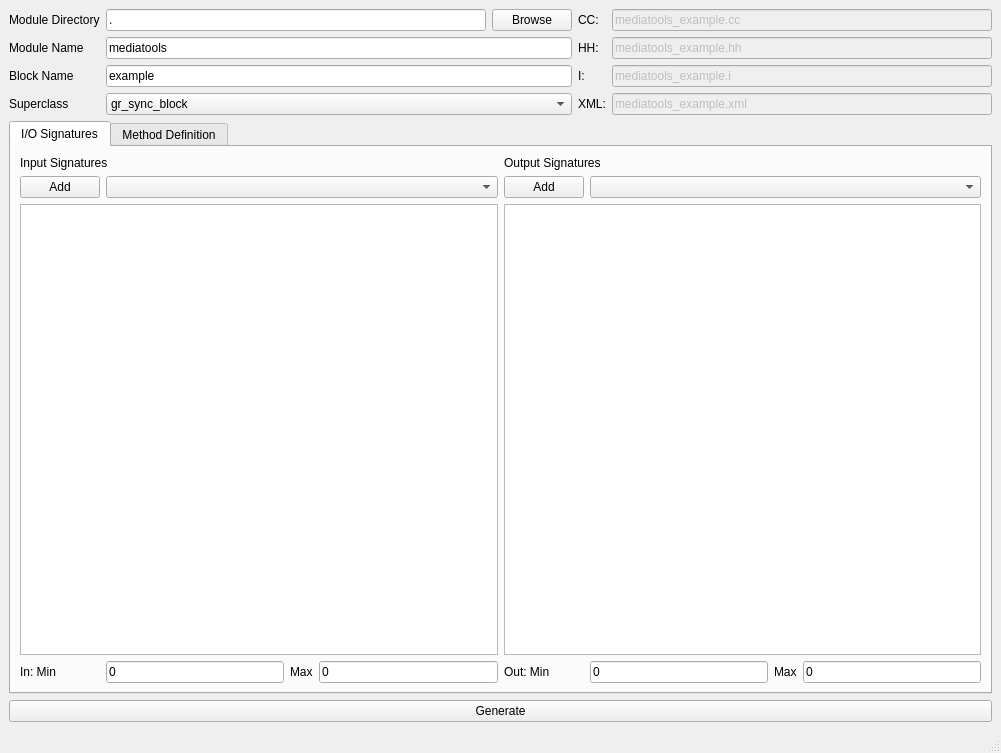
<?xml version="1.0" encoding="UTF-8"?>
<ui version="4.0">
 <class>Blockgen</class>
 <widget class="QMainWindow" name="Blockgen">
  <property name="geometry">
   <rect>
    <x>0</x>
    <y>0</y>
    <width>1001</width>
    <height>753</height>
   </rect>
  </property>
  <property name="windowTitle">
   <string>GR Rapid BlockGen</string>
  </property>
  <widget class="QWidget" name="centralwidget">
   <layout class="QVBoxLayout" name="verticalLayout_2">
    <item>
     <layout class="QVBoxLayout" name="verticalLayout">
      <item>
       <layout class="QGridLayout" name="gridLayout">
        <item row="4" column="0">
         <widget class="QLabel" name="label_3">
          <property name="text">
           <string>Superclass</string>
          </property>
         </widget>
        </item>
        <item row="3" column="0">
         <widget class="QLabel" name="label_2">
          <property name="text">
           <string>Block Name</string>
          </property>
         </widget>
        </item>
        <item row="2" column="0">
         <widget class="QLabel" name="label">
          <property name="text">
           <string>Module Name</string>
          </property>
         </widget>
        </item>
        <item row="0" column="0">
         <widget class="QLabel" name="label_16">
          <property name="text">
           <string>Module Directory</string>
          </property>
         </widget>
        </item>
        <item row="4" column="1" colspan="2">
         <widget class="QComboBox" name="selectSuper">
          <item>
           <property name="text">
            <string>gr_sync_block</string>
           </property>
          </item>
          <item>
           <property name="text">
            <string>gr_block</string>
           </property>
          </item>
         </widget>
        </item>
        <item row="3" column="1" colspan="2">
         <widget class="QLineEdit" name="txtBlock">
          <property name="text">
           <string>example</string>
          </property>
         </widget>
        </item>
        <item row="2" column="1" colspan="2">
         <widget class="QLineEdit" name="txtModule">
          <property name="text">
           <string>mediatools</string>
          </property>
         </widget>
        </item>
        <item row="0" column="1">
         <widget class="QLineEdit" name="txtModDir">
          <property name="text">
           <string>.</string>
          </property>
         </widget>
        </item>
        <item row="0" column="2">
         <widget class="QPushButton" name="txtModDirBrowse">
          <property name="text">
           <string>Browse</string>
          </property>
         </widget>
        </item>
        <item row="0" column="3">
         <widget class="QLabel" name="label_10">
          <property name="text">
           <string>CC: </string>
          </property>
         </widget>
        </item>
        <item row="2" column="3">
         <widget class="QLabel" name="label_11">
          <property name="text">
           <string>HH: </string>
          </property>
         </widget>
        </item>
        <item row="3" column="3">
         <widget class="QLabel" name="label_12">
          <property name="text">
           <string>I:</string>
          </property>
         </widget>
        </item>
        <item row="4" column="3">
         <widget class="QLabel" name="label_17">
          <property name="text">
           <string>XML:</string>
          </property>
         </widget>
        </item>
        <item row="4" column="4">
         <widget class="QLineEdit" name="txtFnX">
          <property name="enabled">
           <bool>false</bool>
          </property>
          <property name="text">
           <string>mediatools_example.xml</string>
          </property>
          <property name="readOnly">
           <bool>false</bool>
          </property>
         </widget>
        </item>
        <item row="3" column="4">
         <widget class="QLineEdit" name="txtFnI">
          <property name="enabled">
           <bool>false</bool>
          </property>
          <property name="text">
           <string>mediatools_example.i</string>
          </property>
         </widget>
        </item>
        <item row="2" column="4">
         <widget class="QLineEdit" name="txtFnH">
          <property name="enabled">
           <bool>false</bool>
          </property>
          <property name="text">
           <string>mediatools_example.hh</string>
          </property>
         </widget>
        </item>
        <item row="0" column="4">
         <widget class="QLineEdit" name="txtFnCC">
          <property name="enabled">
           <bool>false</bool>
          </property>
          <property name="text">
           <string>mediatools_example.cc</string>
          </property>
         </widget>
        </item>
       </layout>
      </item>
      <item>
       <widget class="QTabWidget" name="tabWidget">
        <property name="currentIndex">
         <number>0</number>
        </property>
        <widget class="QWidget" name="tab">
         <attribute name="title">
          <string>I/O Signatures</string>
         </attribute>
         <layout class="QGridLayout" name="gridLayout_4">
          <item row="0" column="0">
           <layout class="QGridLayout" name="gridLayout_3">
            <item row="0" column="0" colspan="4">
             <widget class="QLabel" name="label_4">
              <property name="text">
               <string>Input Signatures</string>
              </property>
             </widget>
            </item>
            <item row="0" column="4" colspan="4">
             <widget class="QLabel" name="label_5">
              <property name="text">
               <string>Output Signatures</string>
              </property>
             </widget>
            </item>
            <item row="1" column="0">
             <widget class="QPushButton" name="addInSig">
              <property name="text">
               <string>Add</string>
              </property>
             </widget>
            </item>
            <item row="1" column="1" colspan="3">
             <widget class="QComboBox" name="selectInSig"/>
            </item>
            <item row="1" column="4">
             <widget class="QPushButton" name="addOutSig">
              <property name="text">
               <string>Add</string>
              </property>
             </widget>
            </item>
            <item row="2" column="0" colspan="4">
             <widget class="QTableView" name="inSigTable">
              <property name="dragEnabled">
               <bool>true</bool>
              </property>
              <property name="dragDropMode">
               <enum>QAbstractItemView::InternalMove</enum>
              </property>
              <attribute name="horizontalHeaderVisible">
               <bool>false</bool>
              </attribute>
              <attribute name="horizontalHeaderStretchLastSection">
               <bool>true</bool>
              </attribute>
              <attribute name="verticalHeaderVisible">
               <bool>false</bool>
              </attribute>
             </widget>
            </item>
            <item row="2" column="4" colspan="4">
             <widget class="QTableView" name="outSigTable">
              <property name="dragEnabled">
               <bool>true</bool>
              </property>
              <property name="dragDropMode">
               <enum>QAbstractItemView::InternalMove</enum>
              </property>
              <attribute name="horizontalHeaderVisible">
               <bool>false</bool>
              </attribute>
              <attribute name="horizontalHeaderStretchLastSection">
               <bool>true</bool>
              </attribute>
              <attribute name="verticalHeaderVisible">
               <bool>false</bool>
              </attribute>
             </widget>
            </item>
            <item row="3" column="0">
             <widget class="QLabel" name="label_6">
              <property name="text">
               <string>In: Min</string>
              </property>
             </widget>
            </item>
            <item row="3" column="1">
             <widget class="QLineEdit" name="txtInMin">
              <property name="text">
               <string>0</string>
              </property>
             </widget>
            </item>
            <item row="3" column="2">
             <widget class="QLabel" name="label_7">
              <property name="text">
               <string>Max</string>
              </property>
             </widget>
            </item>
            <item row="3" column="3">
             <widget class="QLineEdit" name="txtInMax">
              <property name="text">
               <string>0</string>
              </property>
             </widget>
            </item>
            <item row="3" column="4">
             <widget class="QLabel" name="label_8">
              <property name="text">
               <string>Out: Min</string>
              </property>
             </widget>
            </item>
            <item row="3" column="5">
             <widget class="QLineEdit" name="txtOutMin">
              <property name="text">
               <string>0</string>
              </property>
             </widget>
            </item>
            <item row="3" column="6">
             <widget class="QLabel" name="label_9">
              <property name="text">
               <string>Max</string>
              </property>
             </widget>
            </item>
            <item row="3" column="7">
             <widget class="QLineEdit" name="txtOutMax">
              <property name="text">
               <string>0</string>
              </property>
             </widget>
            </item>
            <item row="1" column="5" colspan="3">
             <widget class="QComboBox" name="selectOutSig"/>
            </item>
           </layout>
          </item>
         </layout>
        </widget>
        <widget class="QWidget" name="tab_2">
         <attribute name="title">
          <string>Method Definition</string>
         </attribute>
         <layout class="QGridLayout" name="gridLayout_6">
          <item row="0" column="0">
           <layout class="QGridLayout" name="gridLayout_5">
            <item row="2" column="0" colspan="2">
             <widget class="QTableView" name="methodTable">
              <property name="enabled">
               <bool>true</bool>
              </property>
              <property name="editTriggers">
               <set>QAbstractItemView::NoEditTriggers</set>
              </property>
              <property name="tabKeyNavigation">
               <bool>true</bool>
              </property>
              <property name="dragEnabled">
               <bool>true</bool>
              </property>
              <property name="dragDropMode">
               <enum>QAbstractItemView::InternalMove</enum>
              </property>
              <attribute name="horizontalHeaderVisible">
               <bool>false</bool>
              </attribute>
              <attribute name="horizontalHeaderStretchLastSection">
               <bool>true</bool>
              </attribute>
              <attribute name="verticalHeaderVisible">
               <bool>false</bool>
              </attribute>
             </widget>
            </item>
            <item row="2" column="2" colspan="2">
             <widget class="QTableView" name="argTypeTable">
              <property name="enabled">
               <bool>true</bool>
              </property>
              <property name="editTriggers">
               <set>QAbstractItemView::NoEditTriggers</set>
              </property>
              <property name="dragEnabled">
               <bool>true</bool>
              </property>
              <property name="dragDropMode">
               <enum>QAbstractItemView::InternalMove</enum>
              </property>
              <attribute name="horizontalHeaderVisible">
               <bool>false</bool>
              </attribute>
              <attribute name="horizontalHeaderStretchLastSection">
               <bool>true</bool>
              </attribute>
              <attribute name="verticalHeaderVisible">
               <bool>false</bool>
              </attribute>
             </widget>
            </item>
            <item row="2" column="4">
             <widget class="QTableView" name="argNameTable">
              <property name="enabled">
               <bool>true</bool>
              </property>
              <property name="frameShape">
               <enum>QFrame::StyledPanel</enum>
              </property>
              <property name="editTriggers">
               <set>QAbstractItemView::NoEditTriggers</set>
              </property>
              <property name="dragEnabled">
               <bool>true</bool>
              </property>
              <property name="dragDropMode">
               <enum>QAbstractItemView::InternalMove</enum>
              </property>
              <attribute name="horizontalHeaderVisible">
               <bool>false</bool>
              </attribute>
              <attribute name="horizontalHeaderStretchLastSection">
               <bool>true</bool>
              </attribute>
              <attribute name="verticalHeaderVisible">
               <bool>false</bool>
              </attribute>
             </widget>
            </item>
            <item row="1" column="0">
             <widget class="QPushButton" name="addMethod">
              <property name="text">
               <string>Add Method</string>
              </property>
             </widget>
            </item>
            <item row="1" column="1">
             <widget class="QLineEdit" name="addMethodName">
              <property name="text">
               <string>new_method</string>
              </property>
             </widget>
            </item>
            <item row="1" column="2">
             <widget class="QPushButton" name="addArg">
              <property name="text">
               <string>Add Arg</string>
              </property>
             </widget>
            </item>
            <item row="1" column="3">
             <widget class="QComboBox" name="selectArgType"/>
            </item>
            <item row="1" column="4">
             <widget class="QLineEdit" name="argName"/>
            </item>
            <item row="0" column="0" colspan="2">
             <widget class="QLabel" name="label_15">
              <property name="text">
               <string>Method List</string>
              </property>
             </widget>
            </item>
            <item row="0" column="2" colspan="3">
             <widget class="QLabel" name="label_13">
              <property name="text">
               <string>Selected Method Argument Type/Names</string>
              </property>
             </widget>
            </item>
            <item row="3" column="0">
             <widget class="QLabel" name="label_14">
              <property name="text">
               <string>Return Type: </string>
              </property>
             </widget>
            </item>
            <item row="3" column="1">
             <widget class="QComboBox" name="selectMethodReturnType"/>
            </item>
           </layout>
          </item>
         </layout>
        </widget>
       </widget>
      </item>
      <item>
       <widget class="QPushButton" name="genButton">
        <property name="text">
         <string>Generate</string>
        </property>
       </widget>
      </item>
     </layout>
    </item>
   </layout>
  </widget>
  <widget class="QMenuBar" name="menubar">
   <property name="geometry">
    <rect>
     <x>0</x>
     <y>0</y>
     <width>1001</width>
     <height>25</height>
    </rect>
   </property>
  </widget>
  <widget class="QStatusBar" name="statusbar"/>
 </widget>
 <resources/>
 <connections/>
</ui>
